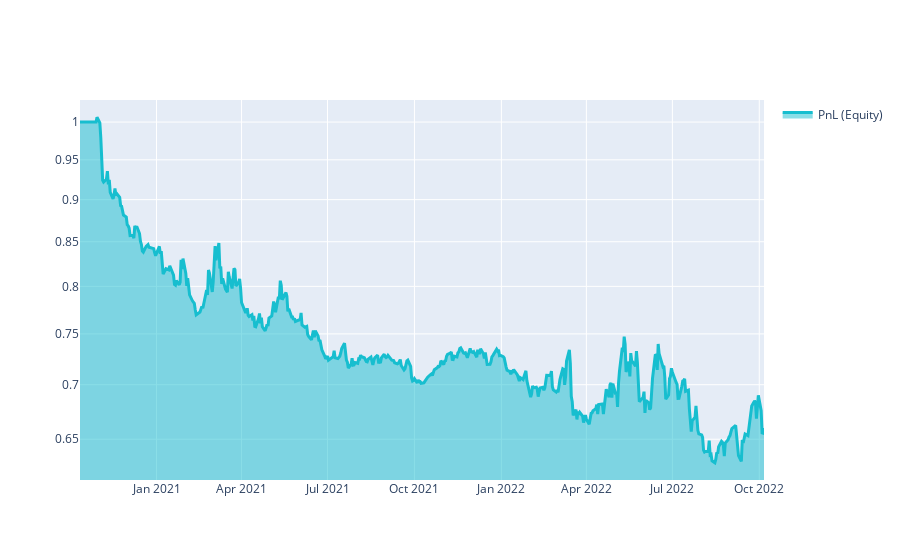

Write notebook code for a chart like this one.
### Markdown cell above
# Group27_200_5_2Y

### Code cell
import xarray as xr

import qnt.ta as qnta
import qnt.data as qndata
import qnt.output as qnout
import qnt.stats as qns

# 2 years - 200/5 days

data = qndata.stocks.load_ndx_data(min_date="2020-10-10")

close     = data.sel(field="close")
is_liquid = data.sel(field="is_liquid")
sma_slow  = qnta.sma(close, 200)
sma_fast  = qnta.sma(close, 5)
weights   = xr.where(sma_slow < sma_fast, 1, -1)
weights   = weights * is_liquid

weights = qnout.clean(weights, data, "stocks_nasdaq100")

# calc stats
stats = qns.calc_stat(data, weights.sel(time=slice("2020-10-10", None)))
display(stats.to_pandas().tail())

# graph
performance = stats.to_pandas()["equity"]
import qnt.graph as qngraph

qngraph.make_plot_filled(performance.index, performance, name="PnL (Equity)", type="log")

### Figure 1 — Plotly figure (JSON) as saved in the notebook; plotly's stock layout.template omitted (floating-point values rounded to 4 significant figures; data arrays with more than 128 entries replaced by an {"elided": "..."} marker saying what was removed)
{"data": [{"fill": "tonexty", "line": {"color": "#17BECF", "width": 3}, "name": "PnL (Equity)", "type": "scatter", "x": {"elided": "501 str values"}, "y": {"elided": "501 float values"}}], "layout": {"showlegend": true, "yaxis": {"range": [-0.2111, 0.01301], "type": "log"}}}
